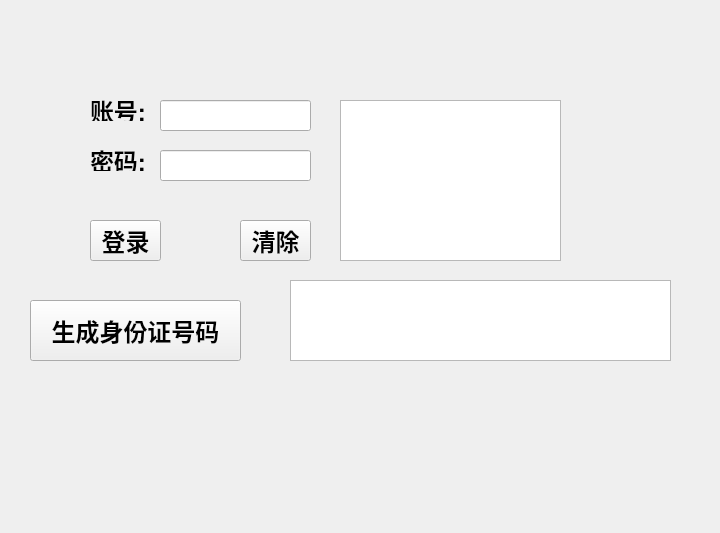
<?xml version="1.0" encoding="UTF-8"?>
<ui version="4.0">
 <class>from</class>
 <widget class="QWidget" name="from">
  <property name="enabled">
   <bool>true</bool>
  </property>
  <property name="geometry">
   <rect>
    <x>0</x>
    <y>0</y>
    <width>720</width>
    <height>533</height>
   </rect>
  </property>
  <property name="windowTitle">
   <string>Form</string>
  </property>
  <widget class="QLabel" name="label">
   <property name="geometry">
    <rect>
     <x>90</x>
     <y>100</y>
     <width>71</width>
     <height>21</height>
    </rect>
   </property>
   <property name="font">
    <font>
     <family>Arial</family>
     <pointsize>18</pointsize>
     <weight>75</weight>
     <bold>true</bold>
    </font>
   </property>
   <property name="text">
    <string>账号:</string>
   </property>
  </widget>
  <widget class="QLabel" name="label_2">
   <property name="geometry">
    <rect>
     <x>90</x>
     <y>150</y>
     <width>71</width>
     <height>21</height>
    </rect>
   </property>
   <property name="font">
    <font>
     <family>Arial</family>
     <pointsize>18</pointsize>
     <weight>75</weight>
     <bold>true</bold>
    </font>
   </property>
   <property name="text">
    <string>密码:</string>
   </property>
  </widget>
  <widget class="QLineEdit" name="username_lineEdit">
   <property name="geometry">
    <rect>
     <x>160</x>
     <y>100</y>
     <width>151</width>
     <height>31</height>
    </rect>
   </property>
  </widget>
  <widget class="QLineEdit" name="password_lineEdit_2">
   <property name="geometry">
    <rect>
     <x>160</x>
     <y>150</y>
     <width>151</width>
     <height>31</height>
    </rect>
   </property>
  </widget>
  <widget class="QPushButton" name="login_pushButton">
   <property name="geometry">
    <rect>
     <x>90</x>
     <y>220</y>
     <width>71</width>
     <height>41</height>
    </rect>
   </property>
   <property name="font">
    <font>
     <family>Arial</family>
     <pointsize>18</pointsize>
     <weight>75</weight>
     <bold>true</bold>
    </font>
   </property>
   <property name="text">
    <string>登录</string>
   </property>
  </widget>
  <widget class="QPushButton" name="clear_pushButton">
   <property name="geometry">
    <rect>
     <x>240</x>
     <y>220</y>
     <width>71</width>
     <height>41</height>
    </rect>
   </property>
   <property name="font">
    <font>
     <family>Arial</family>
     <pointsize>18</pointsize>
     <weight>75</weight>
     <bold>true</bold>
    </font>
   </property>
   <property name="text">
    <string>清除</string>
   </property>
  </widget>
  <widget class="QTextBrowser" name="textBrowser">
   <property name="geometry">
    <rect>
     <x>340</x>
     <y>100</y>
     <width>221</width>
     <height>161</height>
    </rect>
   </property>
  </widget>
  <widget class="QPushButton" name="pushButton">
   <property name="geometry">
    <rect>
     <x>30</x>
     <y>300</y>
     <width>211</width>
     <height>61</height>
    </rect>
   </property>
   <property name="font">
    <font>
     <family>Arial</family>
     <pointsize>18</pointsize>
     <weight>75</weight>
     <bold>true</bold>
    </font>
   </property>
   <property name="text">
    <string>生成身份证号码</string>
   </property>
  </widget>
  <widget class="QTextBrowser" name="textBrowser_2">
   <property name="geometry">
    <rect>
     <x>290</x>
     <y>280</y>
     <width>381</width>
     <height>81</height>
    </rect>
   </property>
  </widget>
 </widget>
 <resources/>
 <connections/>
</ui>
